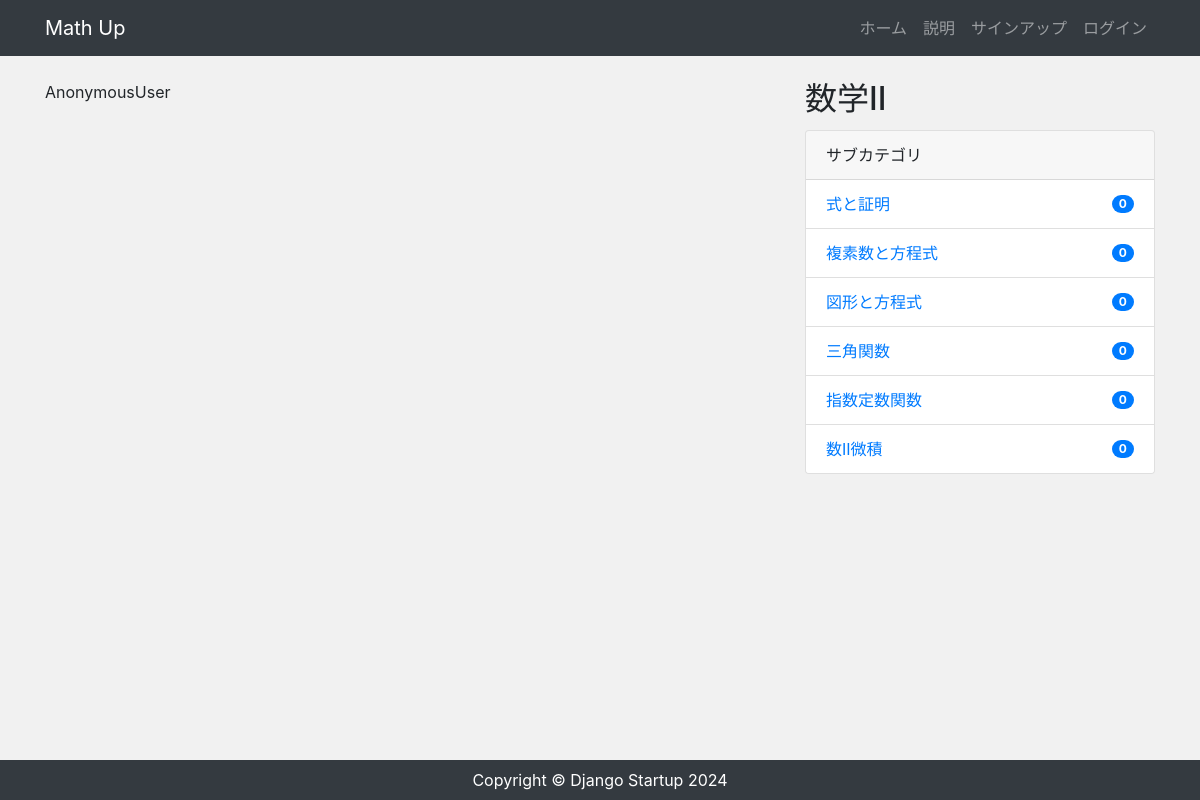
Screenshot of /category/数学II/ with the database file from the repository.
### app/models.py (models this page shows, shortened)
class Category(models.Model):
    name = models.CharField(max_length=255)
    timestamp = models.DateTimeField(auto_now_add=True)

class SubCategory(models.Model):
    name = models.CharField(max_length=255)
    timestamp = models.DateTimeField(auto_now_add=True)
    category = models.ForeignKey(Category, related_name="subcategories" ,on_delete=models.PROTECT)

### app/views.py (the view)
# urls.py: path('category/<str:category_slug>/', views.IndexByCategoryView.as_view(), name='selected_category'), # カテゴリのhome
class IndexByCategoryView(View):
    def get(self, request, category_slug):
        category = Category.objects.get(name=category_slug)
        filtered_post_data = Post.objects.filter(category=category).order_by('id')
        login_user = request.user
        login_user_id = str(login_user)+"_"+str(login_user.id)
        subcategorylst = functions.subcategory_list_dic(category=category)
        return render(request, 'index.html', {
            'post_data' : filtered_post_data,
            'login_user' : login_user,
            'login_user_id' : login_user_id,
            'subcategoryList':subcategorylst,
            'category' : category,
            'filtered_flag' : True,
        })

### app/functions.py (called while the page is built)
def subcategory_list_dic(category=None):
    if category:
        subcategory_data_objects = category.subcategories.all()
    else:
        subcategory_data_objects = SubCategory.objects.all()
    subcategory_data_lists = []
    for subcategory_data in subcategory_data_objects:
        subcategory_data_list = []
        subcategory_data_dic = {}
        subcategory_data_dic['id'] = subcategory_data.id
        subcategory_data_dic['name'] = subcategory_data.name
        filtered_post_count = Post.objects.filter(subcategory=subcategory_data).count()
        subcategory_data_dic['post_count'] = filtered_post_count
        subcategory_data_list.append(subcategory_data_dic)
        subcategory_data_lists.append(subcategory_data_list)
    return subcategory_data_lists

### templates/index.html (shortened to what this page needs)
{% extends "base.html" %}
{% block content %}
<div class="row my-4">
    <div class="col-md-8">
        <div class="formpost mb-3">
            {{ login_user  }}
        </div>
    </div>
    <div class="col-md-4">
        {% if filtered_flag %}
            <h2 class="card-title">
                {{ category.name  }}
            </h2>
        {% else %}
            {% include "snippets/sidebar.html" %}
        {% endif %}
        {% include "snippets/subsidebar.html" %}
    </div>
</div>
{% endblock %}

### templates/snippets/subsidebar.html
<div class="card mb-3">
    <div class="card-header">
      サブカテゴリ
    </div>
    <ul class="list-group list-group-flush">
      {% for subcategory in subcategoryList %}
      <li class="list-group-item d-flex justify-content-between align-items-center">
        <a href="{% url 'selected_subcategory' subcategory.0.name %}" class="card-link">{{ subcategory.0.name }}</a>
        <span class="badge badge-primary badge-pill">{{ subcategory.0.post_count }}</span>
      </li>
      {% endfor %}
    </ul>
</div>

### static/css/style.css (style rules this page uses)
* { margin: 0; padding: 0; box-sizing: border-box; }
body { background: #f1f1f1; display: flex; flex-flow: column; min-height: 100vh; }
.formpost { display: flex; align-items: center; margin-bottom: 10px; }

### rows the page displays
Category: name "数学II"
SubCategory: name "式と証明"
SubCategory: name "複素数と方程式"
SubCategory: name "図形と方程式"
SubCategory: name "三角関数"
SubCategory: name "指数定数関数"
SubCategory: name "数II微積"

### other values shown
{{ login_user }} "AnonymousUser"
{{ subcategory.0.post_count }} "0" "0" "0" "0" "0" "0"
